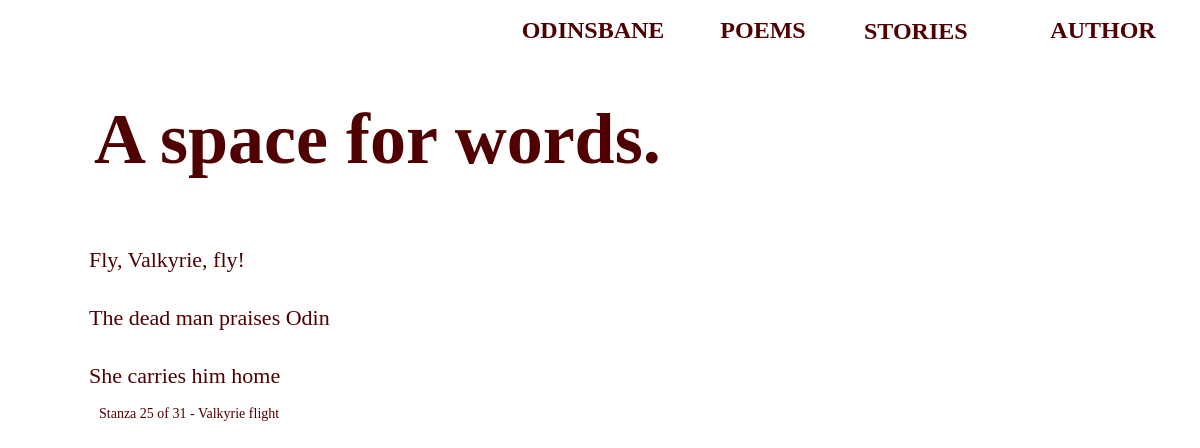
The page / on the database its author committed.
### sigurd/models.py (models this page shows)
class Haiku(models.Model):
    title = models.CharField(max_length=200)
    text = models.CharField(max_length=400, null=True)
    line_1 = models.CharField(max_length=100, null=True)
    line_2 = models.CharField(max_length=100, null=True)
    line_3 = models.CharField(max_length=100, null=True)

### sigurd/views.py (the view)
# urls.py: path('', views.index, name='index'),
def index(request):
    haiku_id = datetime.datetime.now().strftime("%d")
    haiku = Haiku.objects.get(pk=haiku_id)
    haiku_id = haiku_id.lstrip("0")
    return render(request, 'home.html', {'haiku': haiku, "line": haiku_id})

### sigurd/templates/home.html (shortened to what this page needs)
{% load static %}
<link rel="stylesheet" type="text/css" href="{% static 'style.css' %}">
<!DOCTYPE html>
<html lang="en">
<head>
</head>
<body>
<div class="buttonBox">
    <form action='/odinsbane' method='GET'>
        <button type='submit'>ODINSBANE</button>
    </form>
    <form action='/poem' method='GET'>
        <button type='submit'>POEMS</button>
    </form>
    <div class="dropdown">
        <label for="dropcheck" class="dropbtn">STORIES</label>
    </div>
    <form action='/author' method='GET'>
        <button type='submit'>AUTHOR</button>
    </form>
</div>
<div class="mainBody">
    <h1>A space for words.</h1>
    <div class="haikuBody">
        <p>{{ haiku.line_1 }}</p>
        <p>{{ haiku.line_2 }}</p>
        <p>{{ haiku.line_3 }}</p>
        <div class="stanza-div">
            <p class="stanza">Stanza {{ line }} of 31 - Valkyrie flight</p>
        </div>
    </div>
</div>
</body>
</html>

### sigurd/static/style.css (style rules this page uses)
button { border: none; font-family: Arial sans serif; font-size: 12px; background-color: rgba(0,0,0,0); color: rgb(80,0,0); width: 90px; font-weight: bold; float: right; }
@media (min-width: 60em) { button { font-size: 24px; width: 170px; font-family: Arial sans serif; } }
label.dropbtn { border: none; width: 90px; font-family: Arial sans serif; font-size: 12px; background-color: rgba(0,0,0,0); color: rgb(80,0,0); font-weight: bold; float: right; position: relative; top: -0.2vh; left: 2vh; display:block; cursor:pointer; }
@media (min-width: 60em) { label.dropbtn { font-size: 24px; width: 170px; font-family: Arial sans serif; top: 0; } }
div.dropdown { position: relative; display: inline-block; }
div.buttonBox { position: absolute; right: 1%; top: 2vh; font-size: 0; }
div.haikuBody { position: absolute; top: 100%; left: 0; }
@media (min-width: 60em) { div.haikuBody { position: absolute; top: 90%; } }
html { height: 100vh; min-height: 100%; width: 100vw; min-width: 100%; overflow: hidden; }
h1 { padding: 0px; font-size: 32px; color: rgb(80,0,0); font-family: Arial sans serif; }
@media (min-width: 60em) { h1 { font-size: 72px; padding: 10px; } }
form { display: inline-block; }
p { color: rgb(80,0,0); padding: 0; font-family: Arial sans serif; font-size: 16px; }
@media (min-width: 60em) { p { font-size: 24px; padding: 5px; } }
p.stanza { color: rgb(80,0,0); padding: 0; font-family: Arial sans serif; font-size: 14px; }
@media (min-width: 60em) { p { font-size: 22px; padding: 5px; } }
div.stanza-div { text-indent: 15px; position: relative; top: -10px; }
div.mainBody { position: absolute; top: 12%; padding: 16px; }
@media (min-width: 60em) { div.mainBody { position: absolute; left: 7%; top: 5%; padding: 0; } }
body { background: white url("images/Optimized-background - mobile.jpg") no-repeat; background-size: 100% 100%; }
@media (min-width: 30em) and (orientation: landscape) { body { background: white url("images/Optimized-background - landscape.jpg") no-repeat; background-size: 100% 100%; } }
@media (min-width: 60em) { body { background: white url("images/Optimized-background.gif"); background-repeat: no-repeat; background-size: 100% 100%; } }

### rows shown on the page
Haiku: line_1 "Fly, Valkyrie, fly!", line_2 "The dead man praises Odin", line_3 "She carries him home"

### other values the page prints
{{ line }} "25"
